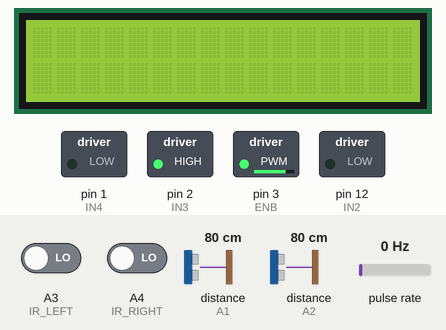
This sketch was run on a simulated Arduino Uno, built with avr-gcc and run on an emulated ATmega328P. On the bench: 16×2 character LCD, switched loads named in the sketch (green lamp = pin HIGH). Wiring (inferred from the names in the program): 2 × ultrasonic range finder: trigger pin 11, echo A1 / trigger pin 13, echo A2; pulse sensor: data A5. The inputs (shaded band) are chosen by the test bench; at power-on: A3 (IR_LEFT) LOW, A4 (IR_RIGHT) LOW, distance to the obstacle (sensors on A1, A2) 80 cm, pulse rate 0 Hz. Pins used as bus, display or sensor lines are not drawn.

Above: at 0.1 s.
Timing chart, 0 to 1.6 s (numbered marks = the images above):
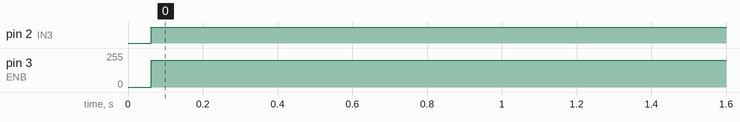

The sketch:

Week_2_Challenge.ino
```cpp
#include <PinChangeInterrupt.h>
#include <LiquidCrystal.h>

// ================= LCD pins =================
#define D4 4
#define D5 5
#define D6 6
#define D7 7
#define RS 8
#define EN 9

// ================= Motor pins =================
#define IN1 13
#define IN2 12
#define IN3 2
#define IN4 1
#define ENA 11
#define ENB 3

// ================= Encoder pins =================
#define L_ENCODER A5
#define R_ENCODER A1

// ================= IR sensors =================
#define IR_CENTER A2   // Black = 1, White = 0
#define IR_LEFT   A3   // Black = 0, White = 1
#define IR_RIGHT  A4   // Black = 0, White = 1

// ================= Speed settings =================
const int FAST_R  = 120;
const int FAST_L  = 120;

const int SLOW_R  = 80;
const int SLOW_L  = 80;

const int TURN_SPEED = 200;

// ================= Finish line =================
//const int FINISH_COUNT = 5;
//const long MIN_STOP_TIME_MS = 5000;

// ================= Distance =================
const float TICKS_PER_REV = 21.0;
const float WHEEL_CIRC = 21.3;
const float CM_PER_TICK = (WHEEL_CIRC / TICKS_PER_REV);

// ================= Variables =================
volatile long leftCount = 0;
volatile long rightCount = 0;

long start_time;

LiquidCrystal lcd(RS, EN, D4, D5, D6, D7);

// =========================================================
// Motor Functions
// =========================================================
void stopMotor()
{
  analogWrite(ENA, 0);
  analogWrite(ENB, 0);
  digitalWrite(IN1, LOW); digitalWrite(IN2, LOW);
  digitalWrite(IN3, LOW); digitalWrite(IN4, LOW);
}

void forward(int spR, int spL)
{
  analogWrite(ENA, spR);
  analogWrite(ENB, spL);
  digitalWrite(IN1, HIGH); digitalWrite(IN2, LOW);
  digitalWrite(IN3, HIGH); digitalWrite(IN4, LOW);
}

void turnLeft()
{
  analogWrite(ENA, TURN_SPEED);
  analogWrite(ENB, 0);
  digitalWrite(IN1, HIGH); digitalWrite(IN2, LOW);
  digitalWrite(IN3, LOW);  digitalWrite(IN4, LOW);
}

void turnRight()
{
  analogWrite(ENA, 0);
  analogWrite(ENB, TURN_SPEED);
  digitalWrite(IN1, LOW);  digitalWrite(IN2, LOW);
  digitalWrite(IN3, HIGH); digitalWrite(IN4, LOW);
}

// =========================================================
// Encoders
// =========================================================
void LeftEncoderISR()  { leftCount++; }
void RightEncoderISR() { rightCount++; }

// =========================================================
// Setup
// =========================================================
void setup()
{
  pinMode(IN1,OUTPUT); pinMode(IN2,OUTPUT);
  pinMode(IN3,OUTPUT); pinMode(IN4,OUTPUT);
  pinMode(ENA,OUTPUT); pinMode(ENB,OUTPUT);

  pinMode(IR_CENTER,INPUT);
  pinMode(IR_LEFT,INPUT);
  pinMode(IR_RIGHT,INPUT);

  pinMode(L_ENCODER,INPUT);
  pinMode(R_ENCODER,INPUT);

  attachPCINT(digitalPinToPinChangeInterrupt(L_ENCODER), LeftEncoderISR, RISING);
  attachPCINT(digitalPinToPinChangeInterrupt(R_ENCODER), RightEncoderISR, RISING);

  lcd.begin(16,2);
  stopMotor();

  start_time = millis();
}

// =========================================================
// Main Loop
// =========================================================
void loop()
{
  long now = millis();
  long elapsed = now - start_time;

  // ===== STOP AFTER 60 SECONDS =====
  if (elapsed >= 60000)
  {
    stopMotor();

    float dist = ((leftCount + rightCount) / 2.0) * CM_PER_TICK;
    lcd.clear();
    lcd.setCursor(0,0); lcd.print("D:"); lcd.print(dist,1);
    lcd.setCursor(0,1); lcd.print("T:"); lcd.print(elapsed/1000.0,1);

    while(1);
  }

  // Read sensors
  bool cB = (digitalRead(IR_CENTER) == 1);
  bool lB = (digitalRead(IR_LEFT)   == 0);
  bool rB = (digitalRead(IR_RIGHT)  == 0);

  bool cW = !cB;
  bool lW = !lB;
  bool rW = !rB;

  // =========================== FINISH LINE (instant) ===========================
  if (cB && lB && rB)
  {
    stopMotor();

    float dist = ((leftCount + rightCount) / 2.0) * CM_PER_TICK;
    lcd.clear();
    lcd.setCursor(0,0); lcd.print("STOP D:"); lcd.print(dist,1);
    lcd.setCursor(0,1); lcd.print("T:"); lcd.print(elapsed/1000.0,1);

    while(1);  // freeze here
  }

  // ========================= SMART LEFT TURN =========================
  if (lB && cW)
  {
    while (true)
    {
      turnLeft();

      bool centerBlack = (digitalRead(IR_CENTER) == 1);
      bool rightBlack  = (digitalRead(IR_RIGHT) == 0);

      if (centerBlack) break;

      // If opposite sensor becomes black → switch direction
      if (rightBlack)
      {
        while (true)
        {
          turnRight();
          bool c2 = (digitalRead(IR_CENTER) == 1);
          if (c2) break;
          delay(10);
        }
        break;
      }

      delay(10);
    }
    return;
  }

  // ========================= SMART RIGHT TURN =========================
  if (rB && cW)
  {
    while (true)
    {
      turnRight();

      bool centerBlack = (digitalRead(IR_CENTER) == 1);
      bool leftBlack   = (digitalRead(IR_LEFT) == 0);

      if (centerBlack) break;

      // If opposite side detects black → switch to opposite turn
      if (leftBlack)
      {
        while (true)
        {
          turnLeft();
          bool c2 = (digitalRead(IR_CENTER) == 1);
          if (c2) break;
          delay(10);
        }
        break;
      }

      delay(10);
    }
    return;
  }

  // ====================== ONLY CENTER BLACK → FAST FORWARD ======================
  if (cB && lW && rW)
  {
    forward(FAST_R, FAST_L);
    delay(20);
    return;
  }

  // ====================== CENTER WHITE → SLOW FORWARD ==========================
  if (cW)
  {
    forward(SLOW_R, SLOW_L);
    delay(20);
    return;
  }

  // ====================== FALLBACK = SLOW FORWARD ======================
  forward(SLOW_R, SLOW_L);
  delay(20);
}
```

Measured:
- by itself, pin 2 (IN3): LOW → HIGH at 0.06 s
- by itself, pin 3 (ENB): 0/255 → 200/255 at 0.06 s
